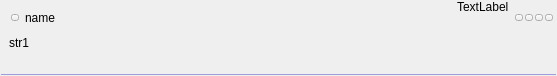
<?xml version="1.0" encoding="UTF-8"?>
<ui version="4.0">
 <class>TreeElement_Epg_No</class>
 <widget class="QWidget" name="TreeElement_Epg_No">
  <property name="geometry">
   <rect>
    <x>0</x>
    <y>0</y>
    <width>557</width>
    <height>76</height>
   </rect>
  </property>
  <property name="sizePolicy">
   <sizepolicy hsizetype="Expanding" vsizetype="Minimum">
    <horstretch>0</horstretch>
    <verstretch>0</verstretch>
   </sizepolicy>
  </property>
  <property name="contextMenuPolicy">
   <enum>Qt::NoContextMenu</enum>
  </property>
  <property name="windowTitle">
   <string notr="true"/>
  </property>
  <layout class="QGridLayout" name="gridLayout">
   <property name="leftMargin">
    <number>0</number>
   </property>
   <property name="topMargin">
    <number>0</number>
   </property>
   <property name="rightMargin">
    <number>0</number>
   </property>
   <property name="bottomMargin">
    <number>0</number>
   </property>
   <property name="spacing">
    <number>0</number>
   </property>
   <item row="0" column="0">
    <layout class="QHBoxLayout" name="horizontalLayout_4">
     <property name="spacing">
      <number>0</number>
     </property>
     <property name="topMargin">
      <number>2</number>
     </property>
     <property name="rightMargin">
      <number>4</number>
     </property>
     <property name="bottomMargin">
      <number>2</number>
     </property>
     <item>
      <spacer name="horizontalSpacer">
       <property name="orientation">
        <enum>Qt::Horizontal</enum>
       </property>
       <property name="sizeType">
        <enum>QSizePolicy::Fixed</enum>
       </property>
       <property name="sizeHint" stdset="0">
        <size>
         <width>3</width>
         <height>20</height>
        </size>
       </property>
      </spacer>
     </item>
     <item alignment="Qt::AlignVCenter">
      <widget class="CLogoView" name="m_Logo" native="true">
       <property name="sizePolicy">
        <sizepolicy hsizetype="Preferred" vsizetype="Expanding">
         <horstretch>0</horstretch>
         <verstretch>0</verstretch>
        </sizepolicy>
       </property>
       <property name="contextMenuPolicy">
        <enum>Qt::NoContextMenu</enum>
       </property>
      </widget>
     </item>
    </layout>
   </item>
   <item row="2" column="0" colspan="2">
    <widget class="Line" name="line">
     <property name="sizePolicy">
      <sizepolicy hsizetype="Expanding" vsizetype="Fixed">
       <horstretch>0</horstretch>
       <verstretch>0</verstretch>
      </sizepolicy>
     </property>
     <property name="minimumSize">
      <size>
       <width>0</width>
       <height>1</height>
      </size>
     </property>
     <property name="contextMenuPolicy">
      <enum>Qt::NoContextMenu</enum>
     </property>
     <property name="autoFillBackground">
      <bool>false</bool>
     </property>
     <property name="styleSheet">
      <string notr="true">QFrame {
    border:0px;
padding: 0px;
margin: 1px;
background-color:rgba(158, 158, 220,255);
}</string>
     </property>
     <property name="frameShadow">
      <enum>QFrame::Plain</enum>
     </property>
     <property name="lineWidth">
      <number>1</number>
     </property>
     <property name="midLineWidth">
      <number>0</number>
     </property>
     <property name="orientation">
      <enum>Qt::Horizontal</enum>
     </property>
    </widget>
   </item>
   <item row="0" column="1">
    <widget class="QWidget" name="m_Cursor" native="true">
     <property name="sizePolicy">
      <sizepolicy hsizetype="Expanding" vsizetype="Expanding">
       <horstretch>0</horstretch>
       <verstretch>0</verstretch>
      </sizepolicy>
     </property>
     <layout class="QVBoxLayout" name="verticalLayout">
      <property name="spacing">
       <number>0</number>
      </property>
      <property name="leftMargin">
       <number>2</number>
      </property>
      <property name="topMargin">
       <number>0</number>
      </property>
      <property name="rightMargin">
       <number>2</number>
      </property>
      <property name="bottomMargin">
       <number>1</number>
      </property>
      <item>
       <layout class="QHBoxLayout" name="horizontalLayout_Str1">
        <property name="spacing">
         <number>6</number>
        </property>
        <property name="sizeConstraint">
         <enum>QLayout::SetDefaultConstraint</enum>
        </property>
        <property name="leftMargin">
         <number>2</number>
        </property>
        <item>
         <widget class="CSkinButton" name="m_FavButton">
          <property name="sizePolicy">
           <sizepolicy hsizetype="Fixed" vsizetype="Fixed">
            <horstretch>0</horstretch>
            <verstretch>0</verstretch>
           </sizepolicy>
          </property>
          <property name="focusPolicy">
           <enum>Qt::NoFocus</enum>
          </property>
          <property name="text">
           <string notr="true"/>
          </property>
          <property name="iconSize">
           <size>
            <width>0</width>
            <height>0</height>
           </size>
          </property>
          <property name="checkable">
           <bool>true</bool>
          </property>
          <property name="checked">
           <bool>false</bool>
          </property>
          <property name="skinImage" stdset="0">
           <stringlist notr="true">
            <string>src=&quot;img\tree\star-off.png&quot; statecount=&quot;1&quot; duration=&quot;0&quot; autoScale=&quot;0&quot;</string>
            <string>checked=&quot;1&quot; src=&quot;img\tree\star-on.png&quot; statecount=&quot;1&quot; duration=&quot;0&quot; autoScale=&quot;0&quot;</string>
           </stringlist>
          </property>
         </widget>
        </item>
        <item>
         <widget class="CSkinOneLineText" name="m_Name">
          <property name="sizePolicy">
           <sizepolicy hsizetype="Expanding" vsizetype="Expanding">
            <horstretch>0</horstretch>
            <verstretch>0</verstretch>
           </sizepolicy>
          </property>
          <property name="text">
           <string>name</string>
          </property>
          <property name="addheight" stdset="0">
           <number>2</number>
          </property>
         </widget>
        </item>
		<item>
         <widget class="CSkinOneLineText" name="m_ExtFilterName">
          <property name="sizePolicy">
           <sizepolicy hsizetype="Minimum" vsizetype="Preferred">
            <horstretch>0</horstretch>
            <verstretch>0</verstretch>
           </sizepolicy>
          </property>
          <property name="text">
           <string>TextLabel</string>
          </property>
          <property name="alignment">
           <set>Qt::AlignLeading|Qt::AlignLeft|Qt::AlignTop</set>
          </property>
          <property name="addheight" stdset="0">
           <number>-1</number>
          </property>
          <property name="brightness" stdset="0">
           <number>7000</number>
          </property>
		  <property name="marginTop" stdset="0">
           <number>1</number>
          </property>
		  <property name="marginRight" stdset="0">
           <number>2</number>
          </property>
         </widget>
        </item>
        <item>
         <widget class="QWidget" name="m_ExtButtonContainer" native="true">
          <property name="sizePolicy">
           <sizepolicy hsizetype="Minimum" vsizetype="Expanding">
            <horstretch>0</horstretch>
            <verstretch>0</verstretch>
           </sizepolicy>
          </property>
          <layout class="QHBoxLayout" name="horizontalLayout_5">
           <property name="spacing">
            <number>2</number>
           </property>
           <property name="leftMargin">
            <number>0</number>
           </property>
           <property name="topMargin">
            <number>0</number>
           </property>
           <property name="rightMargin">
            <number>2</number>
           </property>
           <property name="bottomMargin">
            <number>0</number>
           </property>
           <item>
            <widget class="CSkinButton" name="m_ExtButton1">
             <property name="focusPolicy">
              <enum>Qt::NoFocus</enum>
             </property>
             <property name="text">
              <string notr="true"/>
             </property>
             <property name="iconSize">
              <size>
               <width>0</width>
               <height>0</height>
              </size>
             </property>
             <property name="checkable">
              <bool>false</bool>
             </property>
            </widget>
           </item>
           <item>
            <widget class="CSkinButton" name="m_ExtButton2">
             <property name="focusPolicy">
              <enum>Qt::NoFocus</enum>
             </property>
             <property name="text">
              <string notr="true"/>
             </property>
             <property name="iconSize">
              <size>
               <width>0</width>
               <height>0</height>
              </size>
             </property>
             <property name="checkable">
              <bool>false</bool>
             </property>
            </widget>
           </item>
           <item>
            <widget class="CSkinButton" name="m_ExtButton3">
             <property name="focusPolicy">
              <enum>Qt::NoFocus</enum>
             </property>
             <property name="text">
              <string notr="true"/>
             </property>
             <property name="iconSize">
              <size>
               <width>0</width>
               <height>0</height>
              </size>
             </property>
             <property name="checkable">
              <bool>false</bool>
             </property>
            </widget>
           </item>
           <item>
            <widget class="CSkinButton" name="m_ExtButton4">
             <property name="focusPolicy">
              <enum>Qt::NoFocus</enum>
             </property>
             <property name="text">
              <string notr="true"/>
             </property>
             <property name="iconSize">
              <size>
               <width>0</width>
               <height>0</height>
              </size>
             </property>
             <property name="checkable">
              <bool>false</bool>
             </property>
            </widget>
           </item>
          </layout>
         </widget>
        </item>
       </layout>
      </item>
      <item>
       <widget class="CSkinOneLineText" name="m_Address">
        <property name="sizePolicy">
         <sizepolicy hsizetype="Expanding" vsizetype="Expanding">
          <horstretch>0</horstretch>
          <verstretch>0</verstretch>
         </sizepolicy>
        </property>
        <property name="text">
         <string>str1</string>
        </property>
        <property name="alignment">
         <set>Qt::AlignLeading|Qt::AlignLeft|Qt::AlignTop</set>
        </property>
        <property name="brightness" stdset="0">
         <number>5000</number>
        </property>
       </widget>
      </item>
     </layout>
    </widget>
   </item>
  </layout>
 </widget>
 <customwidgets>
  <customwidget>
   <class>CSkinOneLineText</class>
   <extends>QLabel</extends>
   <header>skinonelinetext.h</header>
  </customwidget>
  <customwidget>
   <class>CSkinButton</class>
   <extends>QToolButton</extends>
   <header>skinbutton.h</header>
  </customwidget>
  <customwidget>
   <class>CLogoView</class>
   <extends>QWidget</extends>
   <header>logoview.h</header>
  </customwidget>
 </customwidgets>
 <resources/>
 <connections/>
</ui>
